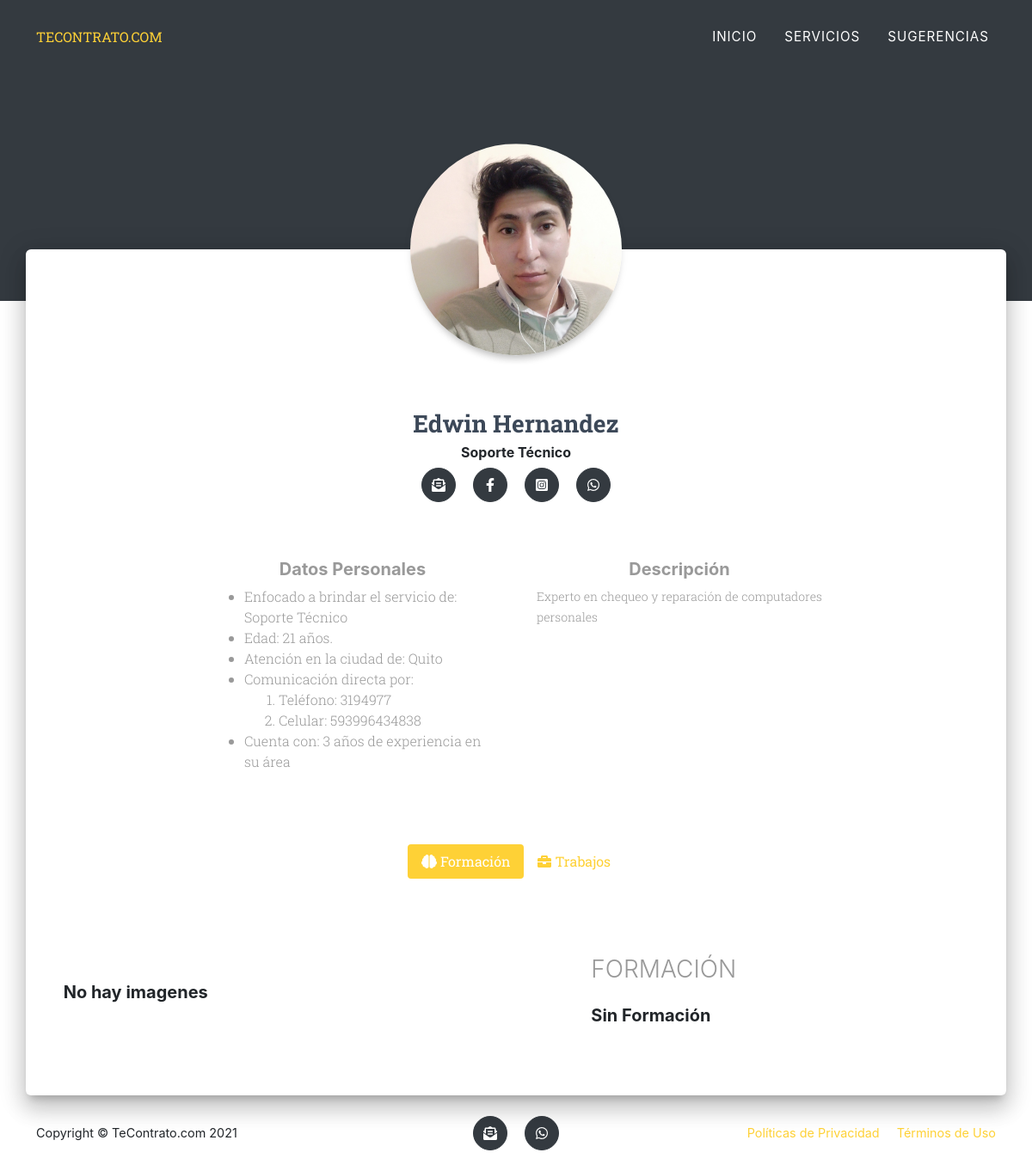
The app's page /perfil.php?id=1 with its own data.
### tables this page shows
CREATE TABLE `usuario` (
  `ID_PERSONA` int(5) NOT NULL,
  `ID_TIPO` int(2) NOT NULL,
  `ID_SERVICIOS` int(5) NOT NULL,
  `ID_LUGAR` int(5) NOT NULL,
  `NOMBRE` varchar(40) NOT NULL,
  `EDAD` int(2) NOT NULL,
  `CORREO` varchar(30) NOT NULL,
  `PSWD` varchar(20) NOT NULL,
  `DESCRIPCION` text DEFAULT NULL,
  `TELEFONO` int(10) DEFAULT NULL,
  `CELULAR` bigint(15) DEFAULT NULL,
  `AN_EXPERIENCIA` int(2) DEFAULT NULL,
  `FOTO` text DEFAULT NULL,
  `FACEBOOK` varchar(60) DEFAULT NULL,
  `INSTAGRAM` varchar(60) DEFAULT NULL,
  `NUM_VISITAS` int(5) DEFAULT 0,
  `NUM_REDES` int(5) NOT NULL DEFAULT 0,
  `NUM_SMS` int(5) NOT NULL DEFAULT 0,
  `NUM_COR` int(5) NOT NULL DEFAULT 0,
  `ESTATUS` int(11) NOT NULL DEFAULT 1
);

CREATE TABLE `servicios` (
  `ID_SERVICIOS` int(5) NOT NULL,
  `NOMBRE_SERVICIO` varchar(40) NOT NULL
);

CREATE TABLE `lugar` (
  `ID_LUGAR` int(5) NOT NULL,
  `nombre_lugar` varchar(40) NOT NULL
);

### perfil.php (the view, shortened to what this page needs)
<?php
include ('conexion.php');
$persona = array(
    'datos' => array(
    'nombre' => 'Edwin Hernández',
    'correo' => 'fonsihernández8@gmail.com',
    'asunto' => 'Mas Información sobre TeContrato.com',
    'msg' => 'Se requiere mayor información sobre el funcionamiento de su página',
    'fono' => '5930996434838'
    )
);
if(empty($_REQUEST['id'])){
    header('location: clientes.php');
}else{
    $idusuario = $_REQUEST['id'];
    $query = "SELECT ID_TIPO, s.NOMBRE_SERVICIO,s.ID_SERVICIOS,l.ID_LUGAR,l.nombre_lugar,NOMBRE,CORREO,EDAD,TELEFONO,CELULAR,AN_EXPERIENCIA,FOTO,FACEBOOK,INSTAGRAM,ID_PERSONA,DESCRIPCION,NUM_VISITAS FROM usuario, servicios s,lugar l
    WHERE usuario.ID_SERVICIOS = s.ID_SERVICIOS AND usuario.ID_LUGAR = l.ID_LUGAR AND ID_PERSONA = $idusuario ";
    $llamarUsuario = mysqli_query($conexion,$query);
    $result = mysqli_num_rows($llamarUsuario);
    $row = "";
    if($result > 0){
        $row = mysqli_fetch_array($llamarUsuario);
    }
}
?>
<!doctype html>
<html lang="es">
<head>
    <link rel="stylesheet" href="https://stackpath.bootstrapcdn.com/bootstrap/4.1.3/css/bootstrap.min.css"
>
    <link rel="stylesheet" href="css/perfil.css">
    <link rel="stylesheet"
        href="https://unpkg.com/bootstrap-material-design@4.1.1/dist/css/bootstrap-material-design.min.css"
>
    <link rel="stylesheet" href="css/estilos.css">
</head>
<body class="profile-page">
    <nav class="navbar navbar-expand-lg navbar-dark fixed-top " id="mainNav">
        <div class="container">
            <a class="masthead-subheading text-uppercase" href="index.php">TECONTRATO.COM</a>
            <div class="collapse navbar-collapse" id="navbarResponsive">
                <ul class="navbar-nav text-uppercase ml-auto">
                    <li class="nav-item"><a class="nav-link js-scroll-trigger" href="index.php">Inicio</a></li>
                    <li class="nav-item"><a class="nav-link js-scroll-trigger" href="clientes.php">
                            Servicios</a></li>
                    <li class="nav-item"><a class="nav-link js-scroll-trigger" href="sugerencias.html">Sugerencias</a>
                    </li>
                </ul>
            </div>
    </nav>
    <div class="main main-raised">
        <div class="profile-content">
            <div class="container">
                <div class="row">
                    <div class="col-md-6 ml-auto mr-auto">
                        <div class="profile">
                            <div class="avatar">
                                <?php
                                if ($row['FOTO'] == null) {
                                    $link = "http://ssl.gstatic.com/accounts/ui/avatar_2x.png";
                                } else {
                                    $link = $row['FOTO'];
                                }
                            ?>
                                <img src="<?php echo $link ?>" alt="FOTO NO REGISTRADA"
                                    class="img-raised rounded-circle img-fluid">
                            </div>
                            <div class="name">
                                <h3 class="title">
                                    <?php echo $row['NOMBRE'] ?>
                                </h3>
                                <h6>
                                    <?php echo $row['NOMBRE_SERVICIO'] ?>
                                </h6>
                                <a class="btn btn-dark btn-social mx-2" href="rdmail.php?id=<?php echo $idusuario ?>"><i class="fas fa-envelope-open-text" target="_blank"></i>
                                </a>
                                <a class="btn btn-dark btn-social mx-2" href="redireccion.php?id=<?php echo $idusuario ?>"><i
                                        class="fab fa-facebook-f" target="_blank"></i></a>
                                <a class="btn btn-dark btn-social mx-2" href="redirect2.php?id=<?php echo $idusuario ?>"><i
                                        class="fab fa-instagram-square" target="_blank"></i></a>
                                <a class="btn btn-dark btn-social mx-2" href="rdwsp.php?id=<?php echo $idusuario ?>"><i
                                        class="fab fa-whatsapp" target="_blank"></i></a>
                            </div>
                        </div>
                    </div>
                </div>
                <div class="row mt-5">
                    <div class="col-sm-1 col-md-2 col-lg-2 ml-auto">
                    </div>
                    <div class="col-sm-5 col-md-4 col-lg-4 ">
                        <div class="container description ml-auto">
                            <h5 class="text-center">
                                Datos Personales
                            </h5>
                            <ul>
                                <li>Enfocado a brindar el servicio de:
                                    <?php echo $row['NOMBRE_SERVICIO'] ?>
                                </li>
                                <li>Edad:
                                    <?php echo $row['EDAD'] ?> años.
                                </li>
                                <li>Atención en la ciudad de:
                                    <?php echo $row['nombre_lugar'] ?>
                                </li>
                                <li>Comunicación directa por:
                                            <ol>
                                                <li>Teléfono:
                                                    <?php echo $row['TELEFONO'] ?>
                                                </li>
                                                <li>Celular:
                                                    <?php echo $row['CELULAR'] ?>
                                                </li>
                                            </ol>
                                        </li>
                                        <li>Cuenta con:
                                            <?php echo $row['AN_EXPERIENCIA'] ?> años de experiencia en su área
                                        </li>
                            </ul>
                        </div>
                    </div>
                    <div class="col-sm-4 col-md-4 col-lg-4 ml-auto">
                        <div class="container-fluid description text-justify">
                            <h5 class="text-center">
                                Descripción
                            </h5>
                            <p>
                            <?php
                                            if($row['DESCRIPCION']==null){
                                                echo "El usuario no ha agregado su descripción personal";
                                            }else{
                                                echo $row['DESCRIPCION'];
                                            }
                                            ?>
                            </p>
                        </div>
                    </div>
                    <div class="col-sm-1 col-md-2 col-lg-2 ml-auto">
                    </div>
                </div>
                <div class="profile-tabs">
                    <ul class="nav nav-pills nav-pills-icons justify-content-center" role="tablist">
                        <li class="nav-item">
                            <a class="nav-link active" href="#studio" role="tab" data-toggle="tab" id="experienciabtn">
                                <i class="fas fa-brain"></i>
                                Formación
                            </a>
                        </li>
                        <li class="nav-item">
                            <a class="nav-link" href="#works" role="tab" data-toggle="tab" id="trabajobtn">
                                <i class="fas fa-briefcase"></i>
                                Trabajos
                            </a>
                        </li>
                    </ul>
                </div>
                <div class="row ">
                    <div class="col-sm-6 col-md-6 col-lg-6 mr-auto ml-auto ">
                        <div class="container mr-auto ml-auto">
                            <div class="tab-content tab-space">
                                <div class="tab-pane active gallery" id="studio">
                                    <div class="row">
                                    <?php
                                        $ID = $idusuario;
                                        $query4 = "SELECT f.FOTO1,f.FOTO2 FROM FORMACION f,USUARIO U WHERE f.ID_PERSONA = '$ID' AND U.ID_PERSONA = '$ID'";
                                        include "conexion.php";
                                        $IMGS_F = mysqli_query($conexion,$query4);
                                        $result = mysqli_num_rows($IMGS_F);
                                            if($result >0){
                                                while($data4 = mysqli_fetch_array($IMGS_F)){
                                        ?>
                                            <div class="col-md-6">
                                                <img src="<?php echo $data4[0] ?>"
                                                    class="rounded">
                                            </div>
                                            <div class="col-md-6">
                                                <img src="<?php echo $data4[1] ?>"
                                                    class="rounded">
                                            </div>
                                            <?php
                                        }
                                }else {
                                    echo "<br class='mt-5'><h5 class='descripcion mt-5'>No hay imagenes</h5>";
                                }
                                ?>
                                    </div>
                                </div>
                            </div>
                        </div>
                    </div>
                    <div class="col-sm-6 col-md-6 col-lg-5 mt-5 mr-auto">
                        <br>
                        <div class="container-fluid text-justify" id="experiencia">
                        <h3 class="description">FORMACIÓN</h3>
                        <?php
                        $ID = $idusuario;
                        $query = "SELECT f.DESCRIPCION FROM FORMACION f,USUARIO U WHERE f.ID_PERSONA = '$ID' AND U.ID_PERSONA = '$ID'";
                        include "conexion.php";
                        $DESC_F = mysqli_query($conexion,$query);
                        $result = mysqli_num_rows($DESC_F);
                            if($result >0){
                                while($data2 = mysqli_fetch_array($DESC_F)){
                                    ?>
                                    <p class="description">
                                        <ul class="description">
                                            <li>
                                            <?php echo $data2[0] ?>
                                            </li>
                                        </ul>
                                    </p>
                                    <?php
                                        }
                                } else {
                                    echo "<br><h5 class='descripcion'>Sin Formación</h5>";
                                }
                                ?>
                        </div>
                    </div>
                </div>
            </div>
        </div>
    </div>
    <footer class="footer py-4">
        <div class="container">
            <div class="row align-items-center">
                <div class="col-sm-3 col-md-4 col-lg-4 text-lg-left">Copyright © TeContrato.com 2021</div>
                <div class="col-sm-6 col-md-4 col-lg-4 my-3 my-lg-0">
                    <a class="btn btn-dark btn-social mx-2" href="mailto:
                <?php echo $persona["datos"]["correo"]; ?>
                        ?subject=
                        <?php echo $persona["datos"]["asunto"]; ?>
                        &body=
                        <?php echo $persona["datos"]["msg"]; ?>
                        "><i class="fas fa-envelope-open-text"></i>
                    </a>
                    <a class="btn btn-dark btn-social mx-2" href="https://api.whatsapp.com/send?phone=
                    <?php echo $persona["datos"]["fono"]; ?>&text=
                        <?php echo $persona["datos"]["msg"]; ?>" target="_blank"><i class="fab fa-whatsapp"></i>
                    </a>
                </div>
                <div class="col-sm-3 col-md-4 col-lg-4 text-lg-right">
                    <a class="mr-3" href="#!">Políticas de Privacidad</a>
                    <a href="#!">Términos de Uso</a>
                </div>
            </div>
        </div>
    </footer>
</body>
</html>

### css/perfil.css (style rules this page uses)
.main-raised { margin: -60px 30px 0; border-radius: 6px; box-shadow: 0 16px 24px 2px rgba(0,0,0,.14), 0 6px 30px 5px rgba(0,0,0,.12), 0 8px 10px -5px rgba(0,0,0,.2); }
.main { background: #FFF; position: relative; z-index: 3; }
.profile-page .profile { text-align: center; }
.profile-page .profile img { max-width: 45%; width: 100%; margin: 0 auto; -webkit-transform: translate3d(0,-50%,0); -moz-transform: translate3d(0,-50%,0); -o-transform: translate3d(0,-50%,0); -ms-transform: translate3d(0,-50%,0); transform: translate3d(0,-50%,0); }
.img-raised { box-shadow: 0 5px 15px -8px rgba(0,0,0,.24), 0 8px 10px -5px rgba(0,0,0,.2); }
.rounded-circle { border-radius: 50%!important; }
.img-fluid, .img-thumbnail { max-width: 100%; height: auto; }
.title { margin-top: 20px; min-height: 32px; color: #3C4858; font-weight: 700; font-family: "Roboto Slab","Times New Roman",serif; }
.profile-page .description { margin: 1.071rem auto 0; max-width: 600px; color: #999; font-weight: 300; }
p { font-size: 14px; margin: 0 0 10px; }
.profile-page .profile-tabs { margin-top: 4.284rem; }
.tab-space { padding: 20px 0 50px; }
.profile-page .gallery { margin-top: 3.213rem; padding-bottom: 50px; }
.profile-page .profile .name { margin-top: -80px; }

### records on screen
usuario: FOTO (picture), NOMBRE "Edwin Hernandez", ID_SERVICIOS.NOMBRE_SERVICIO "Soporte Técnico", EDAD "21", ID_LUGAR.nombre_lugar "Quito", TELEFONO "3194977", CELULAR "593996434838", AN_EXPERIENCIA "3", DESCRIPCION "Experto en chequeo y reparación de computadores personales"
